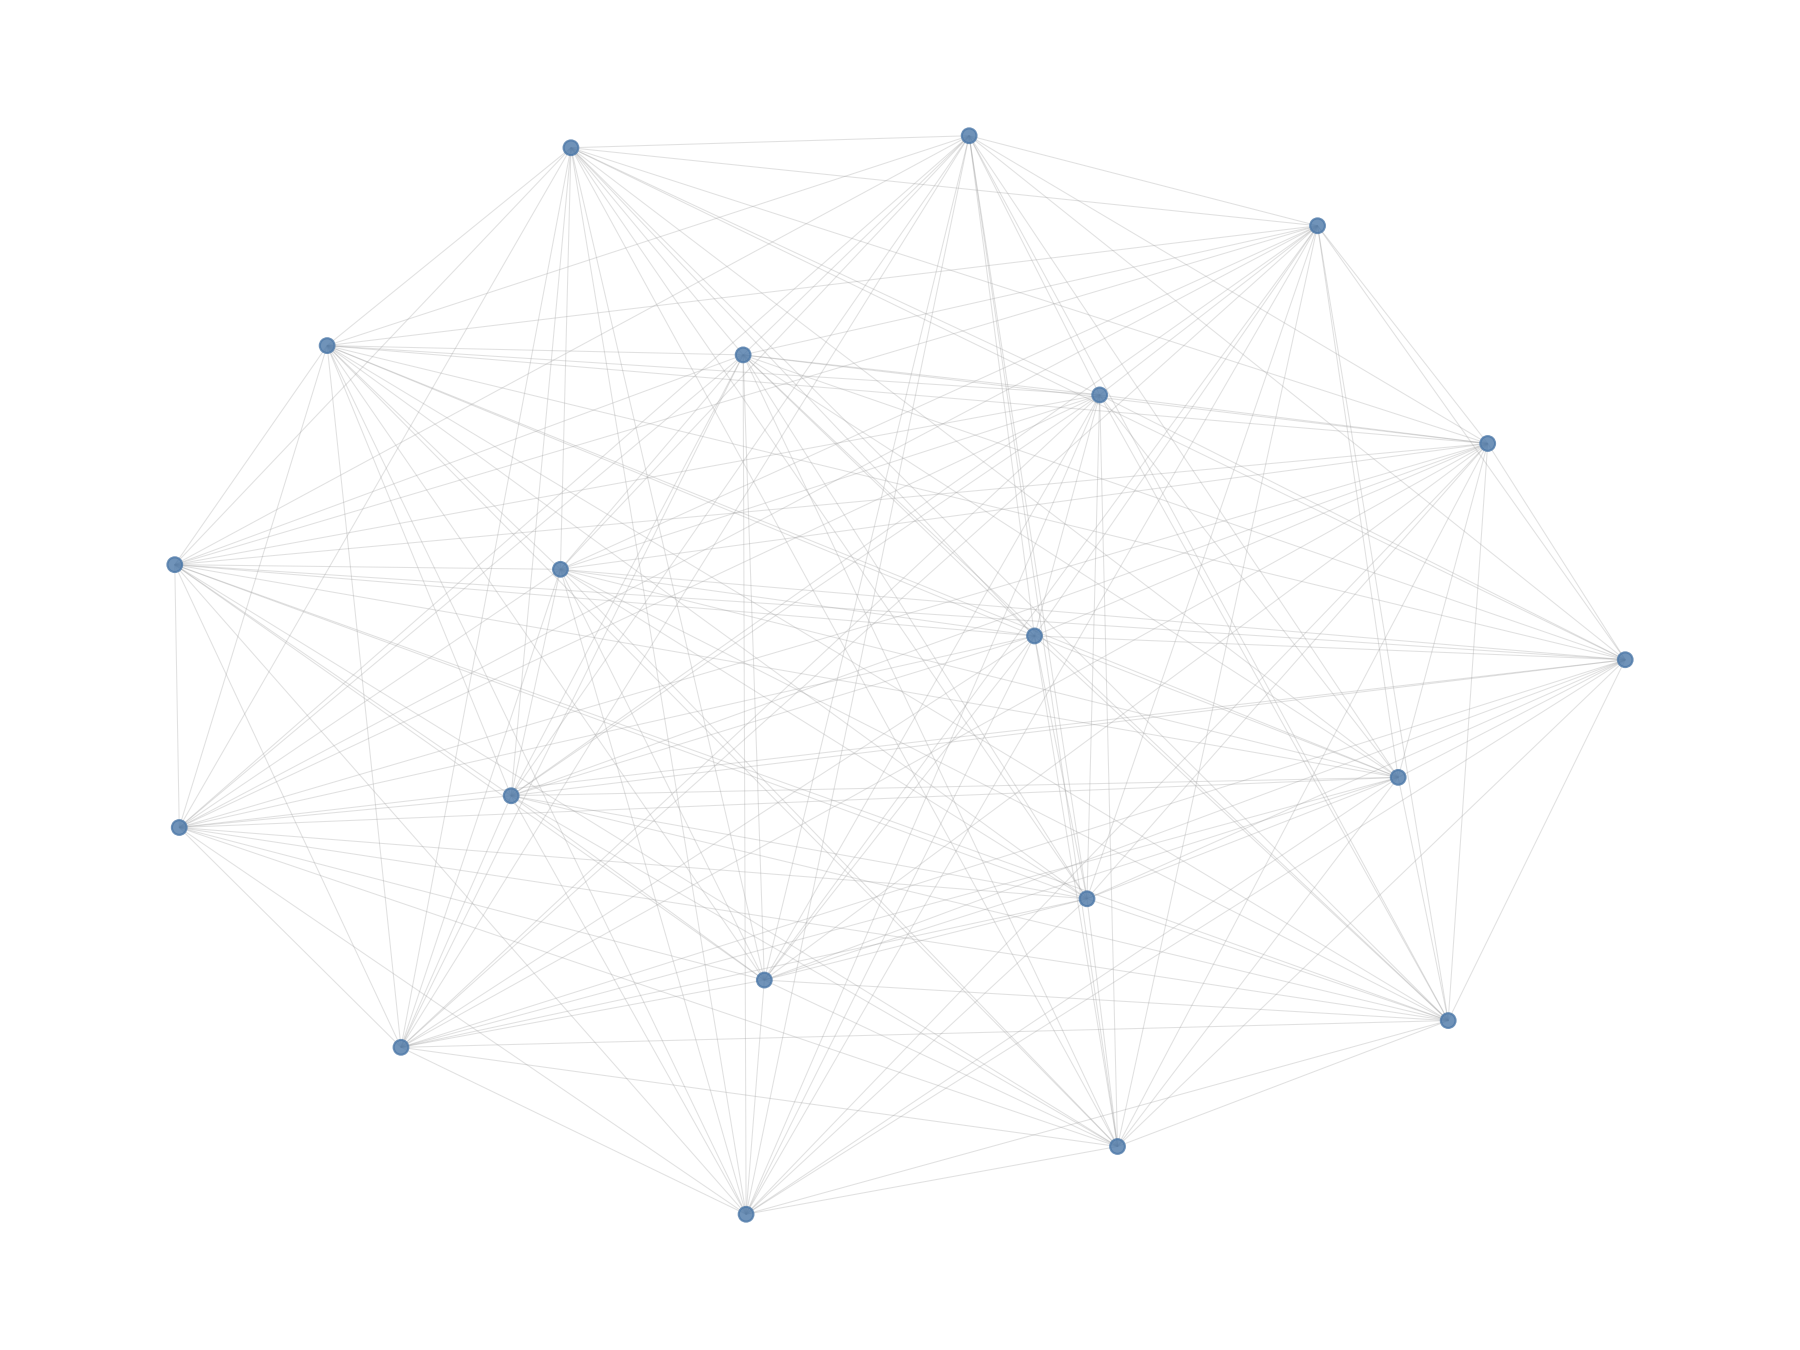

Write Python code to recreate this figure.
import argparse
import os
import sqlite3
from typing import Dict, List, Set, Tuple, Optional

import matplotlib

# Use non-interactive backend for headless environments
matplotlib.use("Agg")
import matplotlib.pyplot as plt
import networkx as nx
from matplotlib import font_manager


def load_topk_subgraph(conn: sqlite3.Connection, k: int) -> Tuple[List[Tuple[int, int]], Dict[int, str]]:
    cur = conn.cursor()
    cur.execute("SELECT src, dst FROM edges")
    degree: Dict[int, int] = {}
    edges: List[Tuple[int, int]] = []
    for src, dst in cur.fetchall():
        edges.append((src, dst))
        degree[src] = degree.get(src, 0) + 1
        degree[dst] = degree.get(dst, 0) + 1
    # Pick top-k by degree
    selected: Set[int] = set(x for x, _ in sorted(degree.items(), key=lambda x: x[1], reverse=True)[:k])
    sub_edges = [(s, d) for s, d in edges if s in selected and d in selected]
    # Load names
    cur.execute("SELECT id, name FROM nodes WHERE id IN (%s)" % ",".join(str(i) for i in selected))
    id2name: Dict[int, str] = {int(i): n for i, n in cur.fetchall()}
    return sub_edges, id2name


def load_ego_subgraph(conn: sqlite3.Connection, center_name: str, k: int) -> Tuple[List[Tuple[int, int]], Dict[int, str]]:
    cur = conn.cursor()
    cur.execute("SELECT id FROM nodes WHERE name = ?", (center_name,))
    row = cur.fetchone()
    if not row:
        raise SystemExit(f"Center name not found: {center_name}")
    center_id = int(row[0])
    # Neighbors of center
    cur.execute("SELECT dst FROM edges WHERE src = ? UNION SELECT src FROM edges WHERE dst = ?", (center_id, center_id))
    neighbors = [int(r[0]) for r in cur.fetchall()]
    neighbors = neighbors[:k]
    selected: Set[int] = set(neighbors + [center_id])
    # Edges among selected set
    # Build parameter list for IN clause
    in_clause = ",".join(str(i) for i in selected)
    cur.execute(f"SELECT src, dst FROM edges WHERE src IN ({in_clause}) AND dst IN ({in_clause})")
    sub_edges = [(int(s), int(d)) for s, d in cur.fetchall()]
    # Names
    cur.execute(f"SELECT id, name FROM nodes WHERE id IN ({in_clause})")
    id2name: Dict[int, str] = {int(i): n for i, n in cur.fetchall()}
    return sub_edges, id2name


def load_all_nodes_and_degrees(conn: sqlite3.Connection) -> Tuple[Dict[int, str], Dict[int, int]]:
    cur = conn.cursor()
    cur.execute("SELECT id, name FROM nodes")
    id2name: Dict[int, str] = {int(i): n for i, n in cur.fetchall()}
    # Aggregate degrees from both src and dst
    degrees: Dict[int, int] = {}
    cur.execute("SELECT src AS id, COUNT(*) AS d FROM edges GROUP BY src")
    for i, d in cur.fetchall():
        degrees[int(i)] = degrees.get(int(i), 0) + int(d)
    cur.execute("SELECT dst AS id, COUNT(*) AS d FROM edges GROUP BY dst")
    for i, d in cur.fetchall():
        degrees[int(i)] = degrees.get(int(i), 0) + int(d)
    return id2name, degrees


def sample_edges(conn: sqlite3.Connection, sample_count: int) -> List[Tuple[int, int]]:
    if sample_count <= 0:
        return []
    cur = conn.cursor()
    cur.execute("SELECT src, dst FROM edges ORDER BY RANDOM() LIMIT ?", (sample_count,))
    return [(int(s), int(d)) for s, d in cur.fetchall()]


def configure_font(font_path: Optional[str]) -> None:
    if font_path and os.path.exists(font_path):
        try:
            font_manager.fontManager.addfont(font_path)
            font_name = font_manager.FontProperties(fname=font_path).get_name()
            matplotlib.rcParams["font.family"] = "sans-serif"
            matplotlib.rcParams["font.sans-serif"] = [font_name]
            matplotlib.rcParams["axes.unicode_minus"] = False
            print(f"Using font: {font_name} from {font_path}")
        except Exception as e:
            print(f"Warning: failed to configure font '{font_path}': {e}")


def draw_graph(edges: List[Tuple[int, int]], id2name: Dict[int, str], out_path: str, with_labels: bool, seed: Optional[int], node_degrees: Optional[Dict[int, int]] = None, layout: str = "spring", dpi: int = 150) -> None:
    G = nx.Graph()
    G.add_nodes_from(id2name.keys())
    if edges:
        G.add_edges_from(edges)
    # Node sizes scaled by degree (prefer provided degrees if available)
    degrees = node_degrees if node_degrees is not None else dict(G.degree())
    sizes = [max(50, degrees.get(n, 0) * 2) for n in G.nodes()]
    # Layout selection
    if layout == "spring":
        pos = nx.spring_layout(G, seed=seed) if seed is not None else nx.spring_layout(G)
    elif layout == "random":
        pos = nx.random_layout(G)
    elif layout == "spectral":
        pos = nx.spectral_layout(G)
    else:
        pos = nx.spring_layout(G, seed=seed) if seed is not None else nx.spring_layout(G)
    plt.figure(figsize=(12, 9), dpi=dpi)
    nx.draw_networkx_nodes(G, pos, node_size=sizes, node_color="#4C78A8", alpha=0.8)
    nx.draw_networkx_edges(G, pos, edge_color="#9C9C9C", alpha=0.3, width=0.5)
    if with_labels:
        labels = {n: id2name.get(n, str(n)) for n in G.nodes()}
        nx.draw_networkx_labels(G, pos, labels=labels, font_size=6)
    plt.axis("off")
    plt.tight_layout()
    plt.savefig(out_path)
    plt.close()


def main():
    parser = argparse.ArgumentParser(description="Visualize actor co-occurrence graph from SQLite database")
    parser.add_argument("--db", required=True, help="Path to SQLite database (graph.sqlite)")
    parser.add_argument("--mode", choices=["topk", "ego", "full"], default="topk", help="Subgraph selection mode")
    parser.add_argument("--k", type=int, default=200, help="Number of nodes for subgraph")
    parser.add_argument("--center-name", type=str, default=None, help="Center actor name for ego mode")
    parser.add_argument("--out", type=str, default="viz.png", help="Output image path")
    parser.add_argument("--seed", type=int, default=42, help="Layout seed for reproducibility")
    parser.add_argument("--with-labels", action="store_true", help="Draw node labels (slower/cluttered)")
    parser.add_argument("--edge-sample-count", type=int, default=0, help="For full mode: randomly sample N edges to aid layout")
    parser.add_argument("--layout", type=str, choices=["spring", "random", "spectral"], default="spring", help="Layout algorithm for drawing")
    parser.add_argument("--dpi", type=int, default=150, help="Output image DPI")
    parser.add_argument("--font", type=str, default="/home/rtx2080ti/code/data-sci-work/HarmonyOS_Sans_SC.ttf", help="Path to TTF font for labels")
    args = parser.parse_args()

    db_path = os.path.abspath(args.db)
    configure_font(args.font)
    conn = sqlite3.connect(db_path)
    try:
        if args.mode == "topk":
            edges, id2name = load_topk_subgraph(conn, args.k)
            node_degrees = None
        elif args.mode == "ego":
            if not args.center_name:
                raise SystemExit("--center-name is required for ego mode")
            edges, id2name = load_ego_subgraph(conn, args.center_name, args.k)
            node_degrees = None
        else:  # full
            id2name, degrees = load_all_nodes_and_degrees(conn)
            edges = sample_edges(conn, args.edge_sample_count)
            node_degrees = degrees
        print(f"Subgraph edges: {len(edges)}, nodes: {len(id2name)}")
        out_path = os.path.abspath(args.out)
        draw_graph(edges, id2name, out_path, args.with_labels, args.seed, node_degrees=node_degrees, layout=args.layout, dpi=args.dpi)
        print(f"Saved visualization to: {out_path}")
    finally:
        conn.close()


if __name__ == "__main__":
    main()